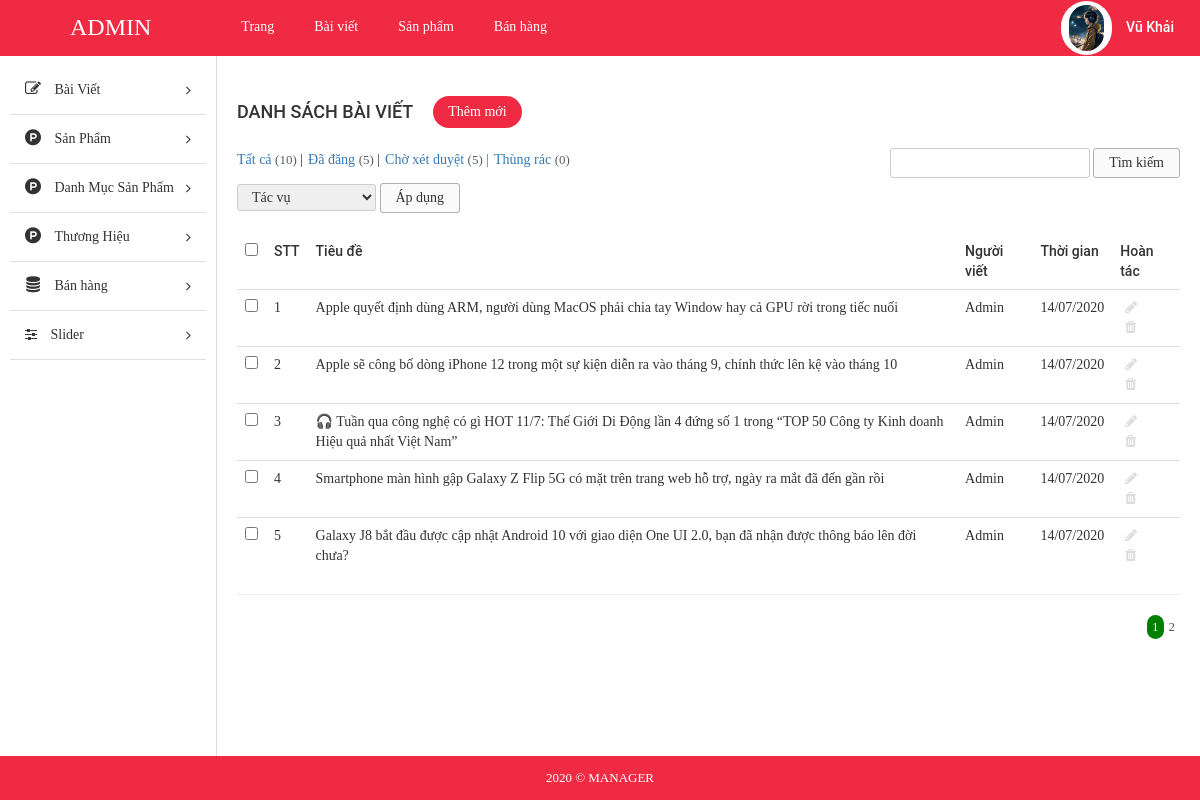
Screenshot of /admin/index.php?modules=blogs&controllers=index&action=list (signed in) with the database file from the repository.
### tables this page shows
CREATE TABLE `tbl_blog` (
  `id` int(11) NOT NULL,
  `title` text NOT NULL,
  `content` text NOT NULL,
  `user` varchar(255) NOT NULL,
  `create_date` varchar(255) NOT NULL,
  `description` text NOT NULL,
  `image` varchar(255) NOT NULL
);

### admin/libraries/database.php (called while the page is built, shortened)
<?php
function db_query($query_string) {
    global $conn;
    $result = mysqli_query($conn, $query_string);
    return $result;
}
function db_fetch_array($query_string) {
    $result = array();
    $mysqli_result = db_query($query_string);
    while ($row = mysqli_fetch_assoc($mysqli_result)) {
        $result[] = $row;
    }
    return $result;
}

### admin/modules/blogs/models/indexModel.php (called while the page is built, shortened)
<?php
function getAll() {
	return db_fetch_array("SELECT * FROM `tbl_blog`");
}
 ?>

### admin/modules/blogs/controllers/indexController.php (called while the page is built, shortened)
<?php
function listAction(){
	$data_tmp = getAll();
	if(!empty($_GET['page'])){
		$page = $_GET['page'];
	}else{
		$page =1;
	}
	$numProduct = count($data_tmp);
	$productOnPage = 5;
	$num = ceil($numProduct/$productOnPage);
	$start = ($page - 1) * $productOnPage;
	$res =[];
	for ($i=$start; $i < $start+$productOnPage; $i++) {
		if(isset($data_tmp[$i]))
        $res[] = $data_tmp[$i];
	};
	$data = [$res, $num, $page];
	load_view('list',$data);;
}

### admin/core/router.php (called while the page is built, shortened)
<?php
$action_name = get_action().'Action';
call_function(array('construct', $action_name));

### admin/core/appload.php (called while the page is built, shortened)
<?php
require CONFIGPATH . DIRECTORY_SEPARATOR . 'database.php';
require LIBPATH . DIRECTORY_SEPARATOR . 'database.php';
require COREPATH . DIRECTORY_SEPARATOR . 'base.php';
require COREPATH . DIRECTORY_SEPARATOR . 'router.php';

### admin/index.php (called while the page is built, shortened)
<?php
require COREPATH.DIRECTORY_SEPARATOR.'appload.php';

### admin/modules/blogs/views/listView.php (the view, shortened to what this page needs)
<div id="main-content-wp" class="list-post-page">
    <div class="wrap clearfix">
        <div id="content" class="fl-right">
            <div class="section" id="title-page">
                <div class="clearfix">
                    <h3 id="index" class="fl-left">Danh sách bài viết</h3>
                    <a href="?modules=blogs&controllers=index&action=add" title="" id="add-new" class="fl-left">Thêm mới</a>
                </div>
            </div>
            <div class="section" id="detail-page">
                <div class="section-detail">
                    <div class="filter-wp clearfix">
                        <ul class="post-status fl-left">
                            <li class="all"><a href="">Tất cả <span class="count">(10)</span></a> |</li>
                            <li class="publish"><a href="">Đã đăng <span class="count">(5)</span></a> |</li>
                            <li class="pending"><a href="">Chờ xét duyệt <span class="count">(5)</span> |</a></li>
                            <li class="trash"><a href="">Thùng rác <span class="count">(0)</span></a></li>
                        </ul>
                        <form method="GET" class="form-s fl-right">
                            <input type="text" name="s" id="s">
                            <input type="submit" name="sm_s" value="Tìm kiếm">
                        </form>
                    </div>
                    <div class="actions">
                        <form method="GET" action="" class="form-actions">
                            <select name="actions">
                                <option value="0">Tác vụ</option>
                            </select>
                            <input type="submit" name="sm_action" value="Áp dụng">
                        </form>
                    </div>
                    <div class="table-responsive">
                        <table class="table list-table-wp">
                            <thead>
                                <tr>
                                    <td><input type="checkbox" name="checkAll" id="checkAll"></td>
                                    <td><span class="thead-text">STT</span></td>
                                    <td ><span class="thead-text" >Tiêu đề</span></td>
                                    <td><span class="thead-text">Người viết</span></td>
                                    <td><span class="thead-text">Thời gian</span></td>
                                    <td><span class="thead-text">Hoàn tác</span></td>
                                </tr>
                            </thead>
                            <tbody>
                                <?php $i=0;if(!empty($data['0'])) foreach ($data['0'] as  $value) { $i++;?>
                                <tr>
                                    <td><input type="checkbox" name="checkItem" class="checkItem"></td>
                                    <td><span class="tbody-text"><?php echo $i; ?></h3></span>
                                    <td ><span class="tbody-text"><?php echo $value['title']; ?></span> </td>
                                    <td><span class="tbody-text"><?php echo $value['user']; ?></span></td>
                                    <td><span class="tbody-text"><?php echo $value['create_date']; ?></span></td>
                                    <td>
                                        <ul class="list-operation ">
                                            <li><a href="?modules=blogs&controllers=index&action=edit&id=<?php echo $value['id']; ?>" title="Sửa" class="edit"><i class="fa fa-pencil" aria-hidden="true"></i></a></li>
                                            <li><a href="?modules=blogs&controllers=index&action=delete&id=<?php echo $value['id']; ?>" title="Xóa" class="delete"><i class="fa fa-trash" aria-hidden="true"></i></a></li>
                                        </ul>
                                    </td>
                                </tr>
                                <?php }; ?>
                            </tbody>
                        </table>
                        <hr>
                    </div>
                </div>
            </div>
            <div class="section" id="paging-wp">
                <div class="section-detail clearfix">
                    <ul id="list-paging" class="fl-right">
                        <?php for ($i=1; $i <= $data['1'] ; $i++) { ?>
                        <li>
                            <a <?php if($i == $data['2']) echo 'style="background-color: green;color:white; border-radius:300px;"';  ?>  href="?modules=categorys&controllers=index&action=list&page=<?php echo $i; ?>" title=""><?php echo $i; ?></a>
                        </li>
                        <?php }; ?>
                    </ul>
                </div>
            </div>
        </div>
    </div>
</div>

### admin/core/base.php (shortened to what this page needs)
<?php
function get_module() {
    global $config;
    $module = isset($_GET['modules']) ? $_GET['modules'] : $config['default_module'];
    return $module;
}
function call_function($list_function = array()) {
    if (is_array($list_function)) {
        foreach ($list_function as $f) {
            if (function_exists($f())) {
                $f();
            }
        }
    }
}
function load_view($name, $data_send = array()) {
    $data = $data_send;
    $path = MODULESPATH . DIRECTORY_SEPARATOR . get_module() . DIRECTORY_SEPARATOR . 'views' . DIRECTORY_SEPARATOR . $name . 'View.php';
    if (file_exists($path)) {
        require $path;
    } else {
        echo "Không tìm thấy {$path}";
    }
}
function get_header($name = '') {
    global $data;
    if (empty($name)) {
        $name = 'header';
    } else {
        $name = "header-{$name}";
    }
    $path = LAYOUTPATH . DIRECTORY_SEPARATOR . $name . '.php';
    if (file_exists($path)) {
        if (is_array($data)) {
            foreach ($data as $key => $a) {
                $$key = $a;
            }
        }
        require $path;
    } else {
        echo "Không tìm thấy {$path}";
    }
}
function get_footer($name = '') {
    global $data;
    if (empty($name)) {
        $name = 'footer';
    } else {
        $name = "footer-{$name}";
    }
    $path = LAYOUTPATH . DIRECTORY_SEPARATOR . $name . '.php';
    if (file_exists($path)) {
        if (is_array($data)) {
            foreach ($data as $key => $a) {
                $$key = $a;
            }
        }
        require $path;
    } else {
        echo "Không tìm thấy {$path}";
    }
}
function get_sidebar($name = '') {
    global $data;
    if (empty($name)) {
        $name = 'sidebar';
    } else {
        $name = "sidebar-{$name}";
    }
    $path = LAYOUTPATH . DIRECTORY_SEPARATOR . $name . '.php';
    if (file_exists($path)) {
        if (is_array($data)) {
            foreach ($data as $key => $a) {
                $$key = $a;
            }
        }
        require $path;
    } else {
        echo "Không tìm thấy {$path}";
    }
}
?>

### admin/public/css/import/global.css (style rules this page uses)
body { font-family: "Roboto Regular"; font-size: 14px; line-height: 24px; color: #333; }
.fl-left { float: left; }
.fl-right { float: right; }
ul li { list-style: none!important; }
a { text-decoration: none!important; }

### admin/public/css/import/list_post.css (style rules this page uses)
#content { width: 82%; border-left: 1px solid #ddd; padding: 20px; }
#add-new { display: inline-block; color: #fff; background: #f12a43; padding: 4px 15px; margin: 20px; border-radius: 20px; }
#index { font-family: 'Roboto Medium'; font-weight: normal; text-transform: uppercase; font-size: 18px; padding: 24px 0px; }
.list-table-wp thead tr td { font-family: 'Roboto Medium'; font-weight: normal; }
.list-operation li { float: left; }
.list-operation li a { display: block; padding: 0px 5px; color: #ddd; }
.list-operation { width: 25%; }
#list-paging li { float: left; }
#list-paging li a { display: inline-block; color: #555; font-size: 13px; padding: 0px 5px; }
.filter-wp { margin-bottom: 5px; }
.actions { margin-bottom: 20px; }
.post-status li { float: left; font-size: 14px; margin-right: 5px; }
.post-status li .count { color: #555d66; font-size: 13px; display: inline-block; }
.form-s input[type="text"], .form-actions select { border-radius: 3px; border: 1px solid #ccc; padding: 2px 10px; }
.form-s input[type="submit"], .form-actions input[type="submit"] { border-radius: 3px; border: 1px solid #afafaf; padding: 2px 15px; background: #fafafa; }
.form-actions select { padding: 4px 10px; }

### admin/public/css/import/menu.css (style rules this page uses)
.actions select { border-radius: 3px; border: 1px solid #ccc; padding: 4px 10px; }

### admin/public/css/import/detail_order.css (style rules this page uses)
.table { margin-bottom: 0!important; }

### rows the page displays
tbl_blog: title "Apple quyết định dùng ARM, người dùng MacOS phải chia tay Window hay cả GPU rời trong tiếc nuối", user "Admin", create_date "14/07/2020"
tbl_blog: title "Apple sẽ công bố dòng iPhone 12 trong một sự kiện diễn ra vào tháng 9, chính thức lên kệ vào tháng 10", user "Admin", create_date "14/07/2020"
tbl_blog: title "🎧 Tuần qua công nghệ có gì HOT 11/7: Thế Giới Di Động lần 4 đứng số 1 trong “TOP 50 Công ty Kinh doanh Hiệu quả nhất Việt Nam”", user "Admin", create_date "14/07/2020"
tbl_blog: title "Smartphone màn hình gập Galaxy Z Flip 5G có mặt trên trang web hỗ trợ, ngày ra mắt đã đến gần rồi", user "Admin", create_date "14/07/2020"
tbl_blog: title "Galaxy J8 bắt đầu được cập nhật Android 10 với giao diện One UI 2.0, bạn đã nhận được thông báo lên đời chưa?", user "Admin", create_date "14/07/2020"
